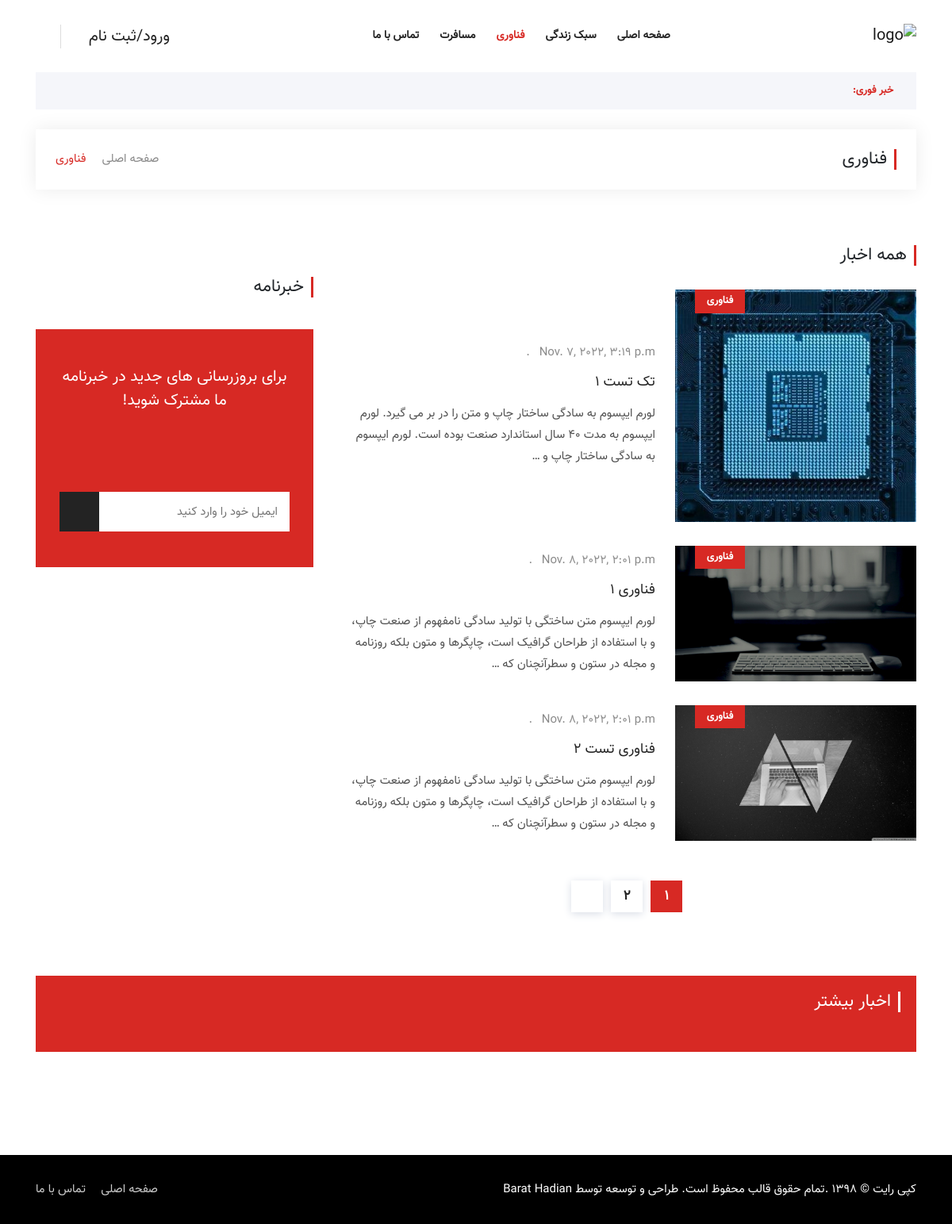
/technology/, run on the app's committed database.
### Blog/models.py (models this page shows, shortened)
class Article(models.Model):
    author = models.ForeignKey(User, on_delete=models.CASCADE)
    category = models.ManyToManyField(Category, related_name='articles')
    title = models.CharField(max_length=100)
    body = models.TextField(max_length=2000)
    created = models.DateTimeField(auto_now_add=True)
    updated = models.DateTimeField(auto_now_add=True)
    image = models.ImageField(upload_to='profile/image', blank=True, null=True)

class Category(models.Model):
    title = models.CharField(max_length=100)
    created = models.DateTimeField(auto_now_add=True)
    class Meta:
        verbose_name_plural = "categories"
    def __str__(self):
        return self.title

### Blog/views.py (the view, shortened to what this page needs)
# urls.py: path('technology/', views.cat_tech, name='cat_tech'),
def cat_tech(request):
    article_technology = Article.objects.filter(category=2)
    paginator = Paginator(article_technology, 3)
    page_number = request.GET.get('page')
    object_list = paginator.get_page(page_number)
    return render(request, 'Blog/tech.html', {'articles': object_list, 'news': article_technology})

### context_processors/context_processors.py (called while the page is built)
def Breakingnews(request):
    breaking_news = Article.objects.filter(category=4).order_by('-updated')
    return {'breaking_news': breaking_news}

def more_news(request):
    news = Article.objects.all().order_by('?')
    return {'news': news}

### Blog/templates/Blog/tech.html (shortened to what this page needs)
{% load static %}
<!doctype html>
<html lang="fa">
<head>
    <link rel="stylesheet" href="{% static 'assets/css/bootstrap.min.css' %}">
    <link rel="stylesheet" href="{% static 'assets/css/animate.min.css' %}">
    <link rel="stylesheet" href="{% static 'assets/css/icofont.min.css' %}">
    <link rel="stylesheet" href="{% static 'assets/css/meanmenu.css' %}">
    <link rel="stylesheet" href="{% static 'assets/css/owl.carousel.min.css' %}">
    <link rel="stylesheet" href="{% static 'assets/css/magnific-popup.min.css' %}">
    <link rel="stylesheet" href="{% static 'assets/css/style.css' %}">
    <link rel="stylesheet" href="{% static 'assets/css/rtl.css' %}">
    <link rel="stylesheet" href="{% static 'assets/css/responsive.css' %}">
</head>
<body>
<header class="header-area">
    <div class="navbar-area">
        <div class="sinmun-nav">
            <div class="container">
                <nav class="navbar navbar-expand-md navbar-light">
                    <a class="navbar-brand" href="{% url 'blog:home' %}"><img src="{% static 'assets/img/logo.png' %}"
                                                                              alt="logo"></a>
                    <div class="collapse navbar-collapse mean-menu" id="navbarSupportedContent">
                        <ul class="navbar-nav">
                            <li class="nav-item"><a href="{% url 'blog:home' %}" class="nav-link">صفحه اصلی</a>
                            </li>
                            <li class="nav-item"><a href="{% url 'blog:cat_lifestyle' %}" class="nav-link">سبک زندگی</a>
                            </li>
                            <li class="nav-item"><a href="{% url 'blog:cat_tech' %}" class="nav-link active">فناوری</a>
                            </li>
                            <li class="nav-item"><a href="{% url 'blog:cat_travel' %}" class="nav-link">مسافرت</a></li>
                            <li class="nav-item"><a href="{% url 'blog:contact' %}" class="nav-link">تماس با ما</a>
                            </li>
                        </ul>
                        <div class="others-options">
                            <div class="others-options">
                                <ul> {% if request.user.is_authenticated %}
                                    <li><a href="{% url 'blog:home' %}"> {{ request.user.username }} <i
                                            class="icofont-user-alt-5"></i></a></li>
                                    <li><a href="{% url 'blog:logout' %}"> خروج</a></li>
                                    <li class="header-search">
                                        <div class="nav-search">
                                            <div class="nav-search-button">
                                                <i class="icofont-ui-search"></i>
                                            </div>
                                            {% else %}
                                    <li><a href="{% url 'blog:signin' %}"> ورود/ثبت نام <i
                                            class="icofont-user-alt-5"></i></a></li>
                                    <li class="header-search">
                                    <div class="nav-search">
                                    <div class="nav-search-button">
                                        <i class="icofont-ui-search"></i>
                                    </div>
                                {% endif %}
                                    </div>
                                    </li>
                                </ul>
                            </div>
                        </div>
                </nav>
            </div>
        </div>
    </div>
    {% include 'includes/breakingnews.html' %}
</header>
<div class="page-title-area">
    <div class="container">
        <div class="page-title-content">
            <h2>فناوری</h2>
            <ul>
                <li><a href="{% url 'blog:home' %}"><i class="icofont-home"></i> صفحه اصلی</a></li>
                <li><i class="icofont-rounded-left"></i></li>
                <li>فناوری</li>
            </ul>
        </div>
    </div>
</div>
<section class="all-category-news ptb-40">
    <div class="container">
        <div class="row">
            <div class="col-lg-8 col-md-12">
                <div class="section-title">
                    <h2>همه اخبار</h2>
                </div>
                {% for article in articles %}
                    <div class="single-category-news">
                        <div class="row m-0 align-items-center">
                            <div class="col-lg-5 col-md-6 p-0">
                                <div class="category-news-image">
                                    <a href="{% url 'blog:posts'  article.id %}"><img src="{{ article.image.url }}"
                                                                                      alt="image"></a>
                                    <div class="tags">
                                        <a href="{% url 'blog:cat_tech' %}">{{ article.category.all.first }}</a>
                                    </div>
                                </div>
                            </div>
                            <div class="col-lg-7 col-md-6">
                                <div class="category-news-content">
                                    <span><i class="icofont-clock-time"></i>{{ article.created }}</span>
                                    <h3><a href="{% url 'blog:posts'  article.id %}">{{ article.title }}</a></h3>
                                    <p>{{ article.body|truncatewords:30 }}</p>
                                </div>
                            </div>
                        </div>
                    </div>
                {% endfor %}
                <div class="pagination-area">
                     {% include 'includes/pagination.html' %}
                </div>
            </div>
            <div class="col-lg-4 col-md-12">
                <div class="newsletter-box">
                    <div class="section-title">
                        <h2>خبرنامه</h2>
                    </div>
                    {% include 'includes/newsletter.html' %}
                </div>
            </div>
        </div>
    </div>
</section>
{% include 'includes/footer.html' %}
</body>
</html>

### static/assets/css/rtl.css (style rules this page uses)
body { direction: rtl; }
.single-category-news .category-news-image .tags { right: auto; left: 25px; }
.navbar-brand { margin-right: 0; }
.sinmun-nav nav .others-options ul li .nav-search { border-right: 1px solid #dcdcdc; border-left: none; padding-right: 15px; padding-left: 0; }
.sinmun-nav nav .others-options ul li a { margin-left: 10px; margin-right: 0; }
.section-title h2 { border-left: none; border-right: 3px solid #d72924; padding-right: 9px; padding-left: 0; }
.section-title { text-align: right; }
.single-category-news .category-news-content { padding-right: 10px; padding-left: 0; text-align: right; }
.page-title-content h2 { border-right: 3px solid #d72924; border-left: none; padding-right: 9px; padding-left: 0; text-align: right; }
.page-title-content ul { left: 25px; right: auto; }

### data on the page
Article: image (picture), category.all.first "فناوری", created "Nov. 7, 2022, 3:19 p.m.", title "تک تست 1", body "لورم ایپسوم به سادگی ساختار چاپ و متن را در بر می گیرد. لورم ایپسوم به مدت 40 سال استاندارد صنعت بوده است. لورم ایپسوم به سادگی ساختار چاپ و …"
Article: image (picture), category.all.first "فناوری", created "Nov. 8, 2022, 2:01 p.m.", title "فناوری 1", body "لورم ایپسوم متن ساختگی با تولید سادگی نامفهوم از صنعت چاپ، و با استفاده از طراحان گرافیک است، چاپگرها و متون بلکه روزنامه و مجله در ستون و سطرآنچنان که …"
Article: image (picture), category.all.first "فناوری", created "Nov. 8, 2022, 2:01 p.m.", title "فناوری تست 2", body "لورم ایپسوم متن ساختگی با تولید سادگی نامفهوم از صنعت چاپ، و با استفاده از طراحان گرافیک است، چاپگرها و متون بلکه روزنامه و مجله در ستون و سطرآنچنان که …"

### other printed values
{{ i }} "1"
{{ i }} "2"
